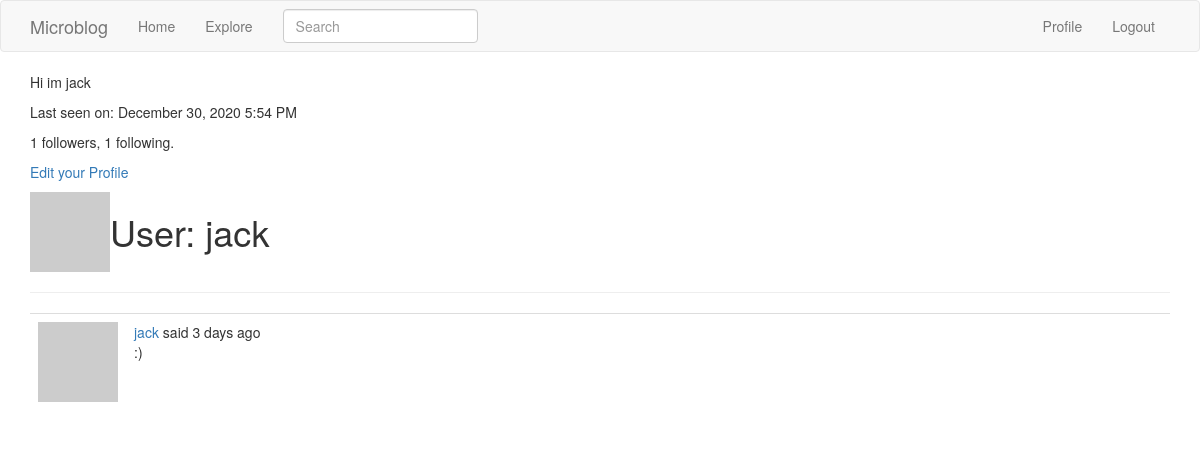
The page /user/jack (signed in) on the database as committed earlier.
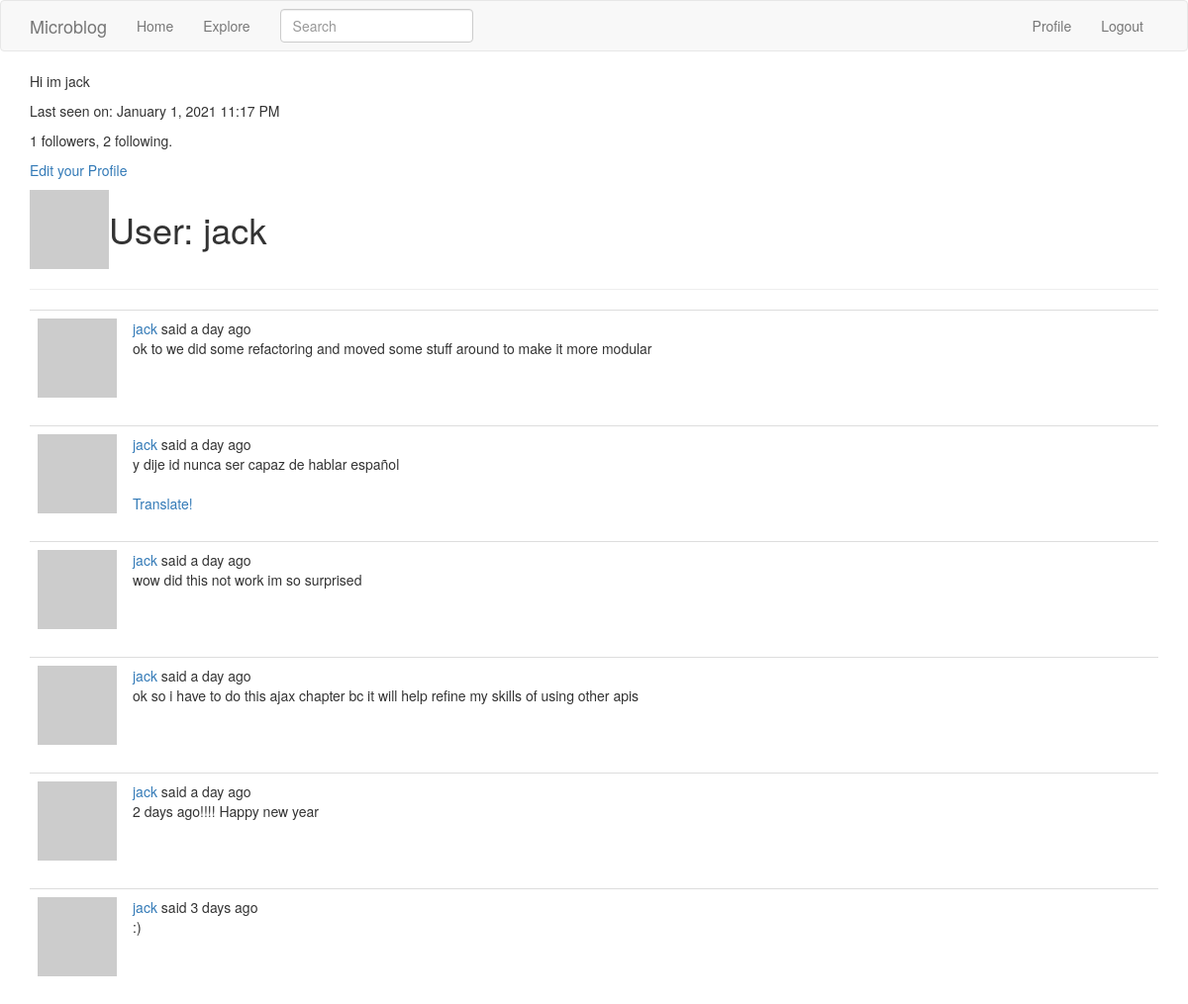
The same page on the database as committed later.
### app/models.py (models this page shows, shortened)
class User(UserMixin, db.Model):
    id = db.Column(db.Integer, primary_key=True)
    username = db.Column(db.String(64), index=True, unique=True)
    email = db.Column(db.String(120), index=True, unique=True)
    password_hash = db.Column(db.String(128))
    posts = db.relationship('Post', backref='author', lazy='dynamic')
    about_me = db.Column(db.String(140))
    last_seen = db.Column(db.DateTime, default=datetime.utcnow())
    followed = db.relationship('User', secondary=followers,
    primaryjoin=(followers.c.follower_id == id),
    secondaryjoin=(followers.c.followed_id == id),
    backref=db.backref('followers', lazy='dynamic'), lazy='dynamic')
    def avatar(self,size):
        digest = md5(self.email.lower().encode('utf-8')).hexdigest()
        return 'https:www.gravatar.com/avatar/{}?d=identicon&s={}'.format(digest, size)

class SearchableMixin(object):
    @classmethod
    def before_commit(cls, session):
        session._changes = {
        'add': list(session.new),
        'update': list(session.dirty),
        'delete': list(session.deleted)
        }
    @classmethod
    def after_commit(cls, session):
        for obj in session._changes['add']:
            if isinstance(obj, SearchableMixin):
                add_to_index(obj.__tablename__, obj)
        for obj in session._changes['update']:
            if isinstance(obj, SearchableMixin):
                add_to_index(obj.__tablename__, obj)
        for obj in session._changes['delete']:
            if isinstance(obj, SearchableMixin):
                remove_from_index(obj.__tablename__, obj)
        session._changes = None

class Post(SearchableMixin, db.Model):
    id = db.Column(db.Integer, primary_key=True)
    body = db.Column(db.String(140))
    timestamp = db.Column(db.DateTime, index=True, default=datetime.utcnow())
    user_id = db.Column(db.Integer, db.ForeignKey('user.id')) #they are connected by this
    language = db.Column(db.String(5))
    __searchable__ = ['body']

### app/main/routes.py (the view)
@bp.route('/user/<username>')
@login_required
def user(username):
    user = User.query.filter_by(username=username).first_or_404() #if none 404
    page = request.args.get('page',1,type=int)
    posts = user.posts.order_by(Post.timestamp.desc()).paginate(page,
    current_app.config['POSTS_PER_PAGE'], False)
    next_url= url_for('main.user', username = user.username, page=posts.next_num) if posts.has_next else None
    prev_url= url_for('main.user', username = user.username, page=posts.prev_num) if posts.has_prev else None
    form = EmptyForm()
    return render_template('user.html', user=user, posts=posts.items,
    next_url=next_url, prev_url=prev_url, form=form)

### app/main/forms.py
class SearchForm(FlaskForm):
    q = StringField('Search', validators=[DataRequired()])
    def __init__(self, *args, **kwargs):
        if 'formdata' not in kwargs:
            kwargs['formdata'] = request.args
        if 'csrf_enabled' not in kwargs:
            kwargs['csrf_enabled'] = False
        super(SearchForm,self).__init__(*args, **kwargs)

class EmptyForm(FlaskForm):
    submit = SubmitField("Submit")

### app/main/routes.py (called while the page is built)
@bp.before_app_request
def before_app_request():
    if current_user.is_authenticated:
        current_user.last_seen = datetime.utcnow()
        db.session.commit()
        g.search_form = SearchForm()
    g.locale = str(get_locale())

@bp.before_request
def before_request():
    if current_user.is_authenticated:
        current_user.last_seen = datetime.utcnow()
        db.session.commit()
    g.locale = 'en' #str(get_locale()) not working

### app/models.py (called while the page is built)
@login.user_loader
def load_user(id):
    return User.query.get(int(id))

### app/templates/user.html (shortened to what this page needs)
{% extends "base.html" %}
{% block app_content %}
  <table>
    <tr valign="top">
      <td><img src="{{user.avatar(128)}}"></td>
      <td><h1>User: {{user.username}}</h1></td>
      {% if user.about_me %}<p>{{ user.about_me }}</p>{% endif %}
      {% if user.last_seen %}<p>Last seen on: {{ moment(user.last_seen).format("LLL") }}</p>{% endif %}
      <p> {{ user.followers.count() }} followers, {{ user.followed.count() }}
        following.</p>
      {% if user == current_user %}
        <p><a href="{{ url_for('main.edit_profile')}}">Edit your Profile</a></p>
      {%endif%}
    </tr>
  </table>
  <hr>
  {% for post in posts %}
    {% include '_post.html'%}
  {% endfor %}
{% endblock %}

### app/templates/base.html (shortened to what this page needs)
{% extends 'bootstrap/base.html' %}
{% block navbar %}
  <nav class="navbar navbar-default">
    <div class="container">
            <div class="navbar-header">
                <a class="navbar-brand" href="{{ url_for('main.index') }}">Microblog</a>
            </div>
            <div class="collapse navbar-collapse" id="bs-example-navbar-collapse-1">
                <ul class="nav navbar-nav">
                    <li><a href="{{ url_for('main.index') }}">Home</a></li>
                    <li><a href="{{ url_for('main.explore') }}">Explore</a></li>
                </ul>
                {% if g.search_form %}
                <form class="navbar-form navbar-left" method="get" action="{{url_for('main.search')}}">
                  <div class="form-group">
                    {{ g.search_form.q(size=20, class='form-control', placeholder=g.search_form.q.label.text) }}
                  </div>
                </form>
                {%endif%}
                <ul class="nav navbar-nav navbar-right">
                    {% if current_user.is_anonymous %}
                    <li><a href="{{ url_for('auth.login') }}">Login</a></li>
                    {% else %}
                    <li><a href="{{ url_for('main.user', username=current_user.username) }}">Profile</a></li>
                    <li><a href="{{ url_for('auth.logout') }}">Logout</a></li>
                    {% endif %}
                </ul>
            </div>
        </div>
    </nav>
{% endblock %}
{%block content%}
  <div class="container">
    {% block app_content %}{%endblock%}
  </div>
{%endblock%}

### app/templates/_post.html (shortened to what this page needs)
<table class="table table-hover">
    <tr>
        <td width="70px">
            <a href="{{ url_for('main.user', username=post.author.username) }}">
                <img src="{{ post.author.avatar(70) }}" />
            </a>
        </td>
        <td>
            {{ _('%(username)s said %(when)s',
                username=user_link, when=moment(post.timestamp).fromNow()) }}
            <br>
            <span id="post{{ post.id }}">{{ post.body }}</span>
            {% if post.language and post.language != g.locale %}
            <br>
            <br>
            <span id="translation{{ post.id }}">
                <a href="javascript:translate(
                            '#post{{ post.id }}',
                            '#translation{{ post.id }}',
                            '{{ post.language }}',
                            '{{ g.locale }}');">{{ _('Translate!') }}</a>
            </span>
            {% endif %}
        </td>
    </tr>
</table>

Rows that differ between the two databases and show on the page:
changed User "jack": last_seen "December 30, 2020 5:54 PM" → "January 1, 2021 11:17 PM"
added Post: body "ok to we did some refactoring and moved some stuff around to make it more modular"
added Post: body "y dije id nunca ser capaz de hablar español"
added Post: body "wow did this not work im so surprised"
added Post: body "ok so i have to do this ajax chapter bc it will help refine my skills of using other apis"
added Post: body "2 days ago!!!! Happy new year"
Other text that changed with them:
{{ user.followed.count() }}: "1" → "2"
